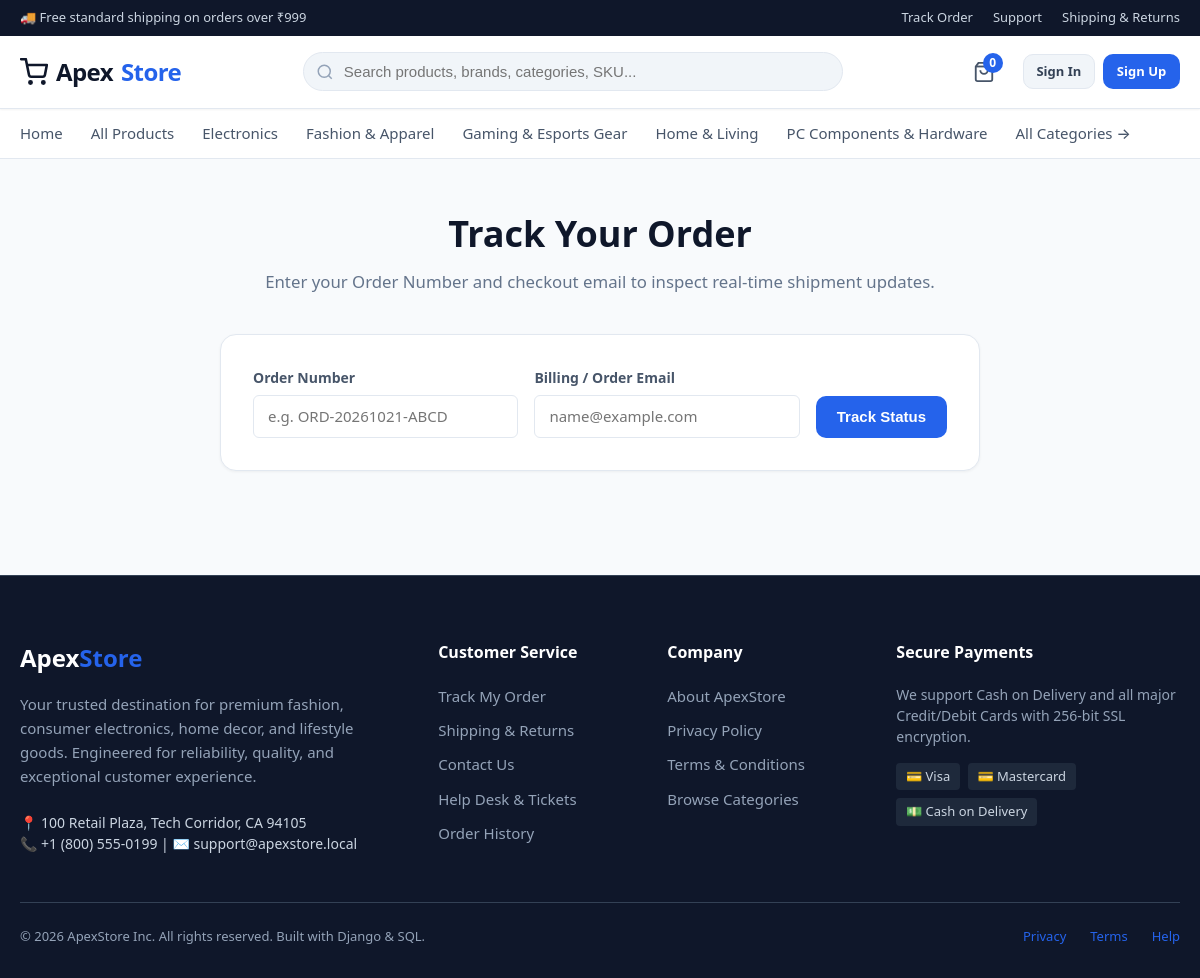
The page /orders/track/ on the database its author committed.
### catalog/models.py (models this page shows, shortened)
class Category(models.Model):
    name = models.CharField(max_length=100)
    slug = models.SlugField(max_length=120, unique=True)
    description = models.TextField(blank=True)
    image = models.ImageField(upload_to='categories/', blank=True, null=True)
    parent = models.ForeignKey('self', on_delete=models.CASCADE, null=True, blank=True, related_name='subcategories')
    is_active = models.BooleanField(default=True)
    created_at = models.DateTimeField(auto_now_add=True)
    class Meta:
        verbose_name_plural = 'Categories'
        ordering = ['name']

### orders/views.py (the view, shortened to what this page needs)
# urls.py: path('track/', views.track_order_view, name='track'),
def track_order_view(request):
    order = None
    searched = False
    order_num = request.GET.get('order_number', '').strip()
    email = request.GET.get('email', '').strip()
    return render(request, 'orders/track_order.html', {
        'order': order,
        'searched': searched,
        'order_num': order_num,
        'email': email,
    })

### accounts/context_processors.py (called while the page is built, shortened)
def auth_roles(request):
    context = {
        'is_staff_user': False,
        'user_role': 'anonymous',
        'can_manage_products': False,
        'can_manage_orders': False,
        'can_manage_inventory': False,
        'can_manage_support': False,
        'can_view_reports': False,
        'unread_notifications_count': 0,
    }
    return context

### cart/context_processors.py (called while the page is built)
def cart_context(request):
    try:
        cart = get_or_create_cart(request)
        cart_total_items = cart.total_items
        cart_subtotal = cart.subtotal
    except Exception:
        cart = None
        cart_total_items = 0
        cart_subtotal = 0
    wishlist_count = 0
    if request.user.is_authenticated:
        wishlist_count = Wishlist.objects.filter(user=request.user).count()
    return {
        'global_cart': cart,
        'cart_total_items': cart_total_items,
        'cart_subtotal': cart_subtotal,
        'wishlist_count': wishlist_count,
    }

### cart/models.py (called while the page is built)
    @property
    def total_items(self):
        return sum(item.quantity for item in self.items.all())

    @property
    def subtotal(self):
        return sum(item.line_total for item in self.items.all())

### catalog/context_processors.py (called while the page is built)
def store_context(request):
    parent_categories = Category.objects.filter(parent__isnull=True, is_active=True).prefetch_related('subcategories')
    return {
        'nav_categories': parent_categories,
        'currency_symbol': getattr(settings, 'CURRENCY_SYMBOL', '₹'),
        'currency_code': getattr(settings, 'CURRENCY_CODE', 'INR'),
        'free_shipping_threshold': getattr(settings, 'FREE_SHIPPING_THRESHOLD', 999.00),
        'shipping_flat_rate': getattr(settings, 'SHIPPING_FLAT_RATE', 149.00),
    }

### templates/orders/track_order.html (shortened to what this page needs)
{% extends 'base.html' %}
{% block content %}
<div class="container" style="max-width:800px;">
  <div style="text-align:center; margin-bottom:2.5rem;">
    <h1 style="font-size:2.25rem; font-weight:800; color:#0f172a; margin-bottom:0.5rem;">Track Your Order</h1>
    <p style="color:#64748b; font-size:1.05rem;">Enter your Order Number and checkout email to inspect real-time shipment updates.</p>
  </div>
  <div style="background:#ffffff; border:1px solid #e2e8f0; border-radius:16px; padding:2rem; box-shadow:0 1px 3px rgba(0,0,0,0.05); margin-bottom:2.5rem;">
    <form method="GET" action="{% url 'orders:track' %}" style="display:grid; grid-template-columns: 1fr 1fr auto; gap:1rem; align-items:flex-end;">
      <div class="form-group" style="margin-bottom:0;">
        <label class="form-label">Order Number</label>
        <input type="text" name="order_number" value="{{ order_num }}" class="form-control" placeholder="e.g. ORD-20261021-ABCD" required>
      </div>
      <div class="form-group" style="margin-bottom:0;">
        <label class="form-label">Billing / Order Email</label>
        <input type="email" name="email" value="{{ email }}" class="form-control" placeholder="name@example.com" {% if not user.is_authenticated %}required{% endif %}>
      </div>
      <button type="submit" class="btn btn-primary" style="height:42px;">Track Status</button>
    </form>
  </div>
</div>
{% endblock %}

### templates/base.html (shortened to what this page needs)
{% load static %}
<!DOCTYPE html>
<html lang="en">
<head>
  <link rel="stylesheet" href="{% static 'css/style.css' %}">
</head>
<body>
  <div class="top-bar">
    <div class="container top-bar-inner">
      <div>🚚 Free standard shipping on orders over {{ currency_symbol }}{{ free_shipping_threshold|floatformat:0 }}</div>
      <div class="top-bar-links">
        <a href="{% url 'orders:track' %}">Track Order</a>
        <a href="{% url 'catalog:contact' %}">Support</a>
        <a href="{% url 'catalog:shipping_returns' %}">Shipping & Returns</a>
      </div>
    </div>
  </div>
  <header class="main-header">
    <div class="container header-row">
      <a href="{% url 'catalog:home' %}" class="brand-logo">
        <svg width="28" height="28" viewBox="0 0 24 24" fill="none" stroke="currentColor" stroke-width="2.2" stroke-linecap="round" stroke-linejoin="round">
          <circle cx="9" cy="21" r="1"></circle>
          <circle cx="20" cy="21" r="1"></circle>
          <path d="M1 1h4l2.68 13.39a2 2 0 0 0 2 1.61h9.72a2 2 0 0 0 2-1.61L23 6H6"></path>
        </svg>
        Apex<span>Store</span>
      </a>
      <div class="header-search">
        <form action="{% url 'catalog:product_list' %}" method="GET" class="search-form">
          <input type="text" name="q" value="{{ request.GET.q|default:'' }}" class="search-input" placeholder="Search products, brands, categories, SKU...">
        </form>
      </div>
      <div class="header-actions">
        <a href="{% url 'cart:cart_detail' %}" class="action-link" title="Shopping Cart">
          <svg width="22" height="22" viewBox="0 0 24 24" fill="none" stroke="currentColor" stroke-width="2">
            <path d="M6 2L3 6v14a2 2 0 0 0 2 2h14a2 2 0 0 0 2-2V6l-3-4z"></path>
            <line x1="3" y1="6" x2="21" y2="6"></line>
            <path d="M16 10a4 4 0 0 1-8 0"></path>
          </svg>
          <span class="badge-count cart-count-badge">{{ cart_total_items|default:0 }}</span>
        </a>
        {% if user.is_authenticated %}
        <div style="display:flex; align-items:center; gap:0.5rem;">
          <a href="{% url 'accounts:profile' %}" class="btn btn-secondary btn-sm" style="display:inline-flex; align-items:center; gap:0.35rem;">
            <svg width="16" height="16" viewBox="0 0 24 24" fill="none" stroke="currentColor" stroke-width="2">
              <path d="M20 21v-2a4 4 0 0 0-4-4H8a4 4 0 0 0-4 4v2"></path>
              <circle cx="12" cy="7" r="4"></circle>
            </svg>
            {{ user.first_name|default:user.username }}
          </a>
          <a href="{% url 'accounts:logout' %}" class="btn btn-outline btn-sm" title="Log Out">Log Out</a>
        </div>
        {% else %}
        <div style="display:flex; align-items:center; gap:0.5rem;">
          <a href="{% url 'accounts:login' %}" class="btn btn-secondary btn-sm">Sign In</a>
          <a href="{% url 'accounts:register' %}" class="btn btn-primary btn-sm">Sign Up</a>
        </div>
        {% endif %}
      </div>
    </div>
  </header>
  <nav class="category-nav">
    <div class="container">
      <ul class="category-menu">
        <li><a href="{% url 'catalog:home' %}">Home</a></li>
        <li><a href="{% url 'catalog:product_list' %}">All Products</a></li>
        {% for cat in nav_categories %}
        <li>
          <a href="{% url 'catalog:category_detail' slug=cat.slug %}">
            {{ cat.name }}
          </a>
        </li>
        {% endfor %}
        <li><a href="{% url 'catalog:category_list' %}">All Categories &rarr;</a></li>
      </ul>
    </div>
  </nav>
  <main class="main-content">
    {% block content %}{% endblock %}
  </main>
  <footer class="main-footer">
    <div class="container">
      <div class="footer-grid">
        <div>
          <div class="footer-brand">Apex<span>Store</span></div>
          <p class="footer-desc">
            Your trusted destination for premium fashion, consumer electronics, home decor, and lifestyle goods. Engineered for reliability, quality, and exceptional customer experience.
          </p>
          <p style="font-size:0.875rem; color:#cbd5e1;">
            📍 100 Retail Plaza, Tech Corridor, CA 94105<br>
            📞 +1 (800) 555-0199 | ✉️ support@apexstore.local
          </p>
        </div>
        <div class="footer-col">
          <h4>Customer Service</h4>
          <ul class="footer-links">
            <li><a href="{% url 'orders:track' %}">Track My Order</a></li>
            <li><a href="{% url 'catalog:shipping_returns' %}">Shipping & Returns</a></li>
            <li><a href="{% url 'catalog:contact' %}">Contact Us</a></li>
            <li><a href="{% url 'accounts:support_tickets' %}">Help Desk & Tickets</a></li>
            <li><a href="{% url 'orders:history' %}">Order History</a></li>
          </ul>
        </div>
        <div class="footer-col">
          <h4>Company</h4>
          <ul class="footer-links">
            <li><a href="{% url 'catalog:about' %}">About ApexStore</a></li>
            <li><a href="{% url 'catalog:privacy' %}">Privacy Policy</a></li>
            <li><a href="{% url 'catalog:terms' %}">Terms & Conditions</a></li>
            <li><a href="{% url 'catalog:category_list' %}">Browse Categories</a></li>
          </ul>
        </div>
        <div class="footer-col">
          <h4>Secure Payments</h4>
          <p style="font-size:0.875rem; margin-bottom:1rem; line-height:1.5;">
            We support Cash on Delivery and all major Credit/Debit Cards with 256-bit SSL encryption.
          </p>
          <div style="display:flex; gap:0.5rem; flex-wrap:wrap; font-size:0.8125rem; color:#cbd5e1;">
            <span style="background:#1e293b; padding:0.25rem 0.6rem; border-radius:4px;">💳 Visa</span>
            <span style="background:#1e293b; padding:0.25rem 0.6rem; border-radius:4px;">💳 Mastercard</span>
            <span style="background:#1e293b; padding:0.25rem 0.6rem; border-radius:4px;">💵 Cash on Delivery</span>
          </div>
        </div>
      </div>
      <div class="footer-bottom">
        <div>&copy; 2026 ApexStore Inc. All rights reserved. Built with Django & SQL.</div>
        <div style="display:flex; gap:1.5rem;">
          <a href="{% url 'catalog:privacy' %}">Privacy</a>
          <a href="{% url 'catalog:terms' %}">Terms</a>
          <a href="{% url 'catalog:contact' %}">Help</a>
        </div>
      </div>
    </div>
  </footer>
</body>
</html>

### rows shown on the page
Category: name "Electronics"
Category: name "Fashion & Apparel"
Category: name "Gaming & Esports Gear"
Category: name "Home & Living"
Category: name "PC Components & Hardware"

### other values the page prints
{{ currency_symbol }} "₹"
{{ free_shipping_threshold|floatformat:0 }} "999"
{{ cart_total_items|default:0 }} "0"
